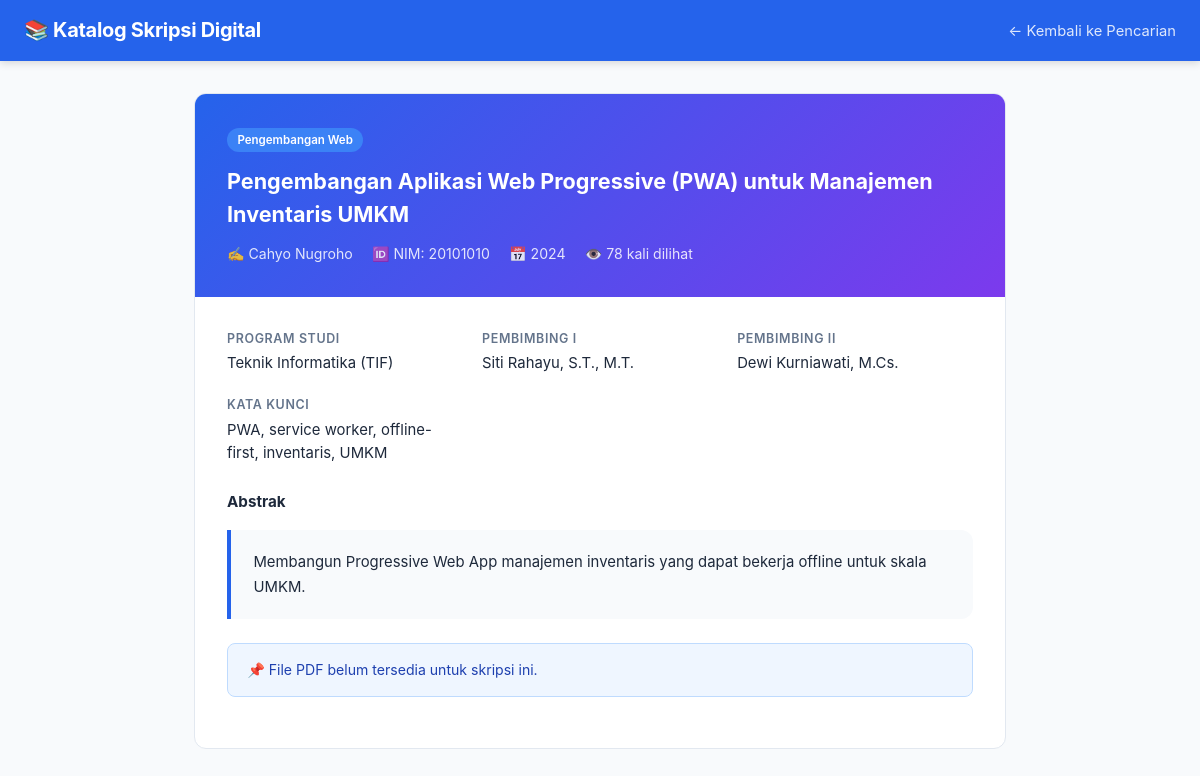
Screenshot of /detail.php?id=3 with the database file from the repository.
### tables this page shows
CREATE TABLE IF NOT EXISTS skripsi (
  id                INT UNSIGNED AUTO_INCREMENT PRIMARY KEY,
  nim               VARCHAR(20)  NOT NULL UNIQUE   COMMENT 'NIM unik—cegah duplikasi (Risiko 2)',
  nama_penulis      VARCHAR(150) NOT NULL,
  judul             VARCHAR(500) NOT NULL,
  judul_hash        CHAR(64) GENERATED ALWAYS AS (SHA2(LOWER(TRIM(judul)), 256)) STORED
                    COMMENT 'Hash untuk deteksi duplikasi judul (Risiko 2)',
  abstrak           TEXT,
  kata_kunci        VARCHAR(500) COMMENT 'Dipisah koma, di-index (Risiko 3)',
  tahun_lulus       YEAR        NOT NULL,
  program_studi_id  INT UNSIGNED NOT NULL,
  kategori_id       INT UNSIGNED,
  dosen_pembimbing1_id INT UNSIGNED,
  dosen_pembimbing2_id INT UNSIGNED,
  file_pdf          VARCHAR(255) COMMENT 'Path relatif file PDF',
  ukuran_file_kb    INT UNSIGNED COMMENT 'KB — maks 10240 (10MB) (Risiko 1)',
  status            ENUM('aktif','arsip','dihapus') DEFAULT 'aktif',
  view_count        INT UNSIGNED DEFAULT 0,
  created_at        TIMESTAMP DEFAULT CURRENT_TIMESTAMP,
  updated_at        TIMESTAMP DEFAULT CURRENT_TIMESTAMP ON UPDATE CURRENT_TIMESTAMP,

  CONSTRAINT fk_skripsi_prodi
    FOREIGN KEY (program_studi_id) REFERENCES program_studi(id) ON DELETE RESTRICT,
  CONSTRAINT fk_skripsi_kategori
    FOREIGN KEY (kategori_id) REFERENCES kategori(id) ON DELETE SET NULL,
  CONSTRAINT fk_skripsi_dosen1
    FOREIGN KEY (dosen_pembimbing1_id) REFERENCES dosen(id) ON DELETE SET NULL,
  CONSTRAINT fk_skripsi_dosen2
    FOREIGN KEY (dosen_pembimbing2_id) REFERENCES dosen(id) ON DELETE SET NULL
);

CREATE TABLE IF NOT EXISTS kategori (
  id          INT UNSIGNED AUTO_INCREMENT PRIMARY KEY,
  nama        VARCHAR(100) NOT NULL,
  slug        VARCHAR(120) NOT NULL UNIQUE,
  deskripsi   TEXT,
  warna_hex   VARCHAR(7) DEFAULT '#3B82F6' COMMENT 'Warna badge kategori',
  created_at  TIMESTAMP DEFAULT CURRENT_TIMESTAMP,
  updated_at  TIMESTAMP DEFAULT CURRENT_TIMESTAMP ON UPDATE CURRENT_TIMESTAMP
);

CREATE TABLE IF NOT EXISTS program_studi (
  id        INT UNSIGNED AUTO_INCREMENT PRIMARY KEY,
  kode      VARCHAR(20)  NOT NULL UNIQUE,
  nama      VARCHAR(100) NOT NULL,
  fakultas  VARCHAR(100),
  created_at TIMESTAMP DEFAULT CURRENT_TIMESTAMP
);

CREATE TABLE IF NOT EXISTS dosen (
  id          INT UNSIGNED AUTO_INCREMENT PRIMARY KEY,
  nip         VARCHAR(30) UNIQUE,
  nama        VARCHAR(150) NOT NULL,
  email       VARCHAR(100),
  created_at  TIMESTAMP DEFAULT CURRENT_TIMESTAMP
);

### includes/functions.php (called while the page is built, shortened)
<?php
function e(string $s): string {
    return htmlspecialchars($s, ENT_QUOTES | ENT_SUBSTITUTE, 'UTF-8');
}
function getSkripsiById(int $id): ?array {
    $db   = getDB();
    $stmt = $db->prepare(
        "SELECT s.*, p.nama AS prodi, p.kode AS kode_prodi,
                k.nama AS kategori, k.warna_hex,
                d1.nama AS pembimbing1, d2.nama AS pembimbing2
         FROM skripsi s
         LEFT JOIN program_studi p ON p.id = s.program_studi_id
         LEFT JOIN kategori      k ON k.id = s.kategori_id
         LEFT JOIN dosen        d1 ON d1.id = s.dosen_pembimbing1_id
         LEFT JOIN dosen        d2 ON d2.id = s.dosen_pembimbing2_id
         WHERE s.id = ? AND s.status = 'aktif' LIMIT 1"
    );
    $stmt->execute([$id]);
    return $stmt->fetch() ?: null;
}

### detail.php (the view, shortened to what this page needs)
<?php
require_once __DIR__ . '/includes/functions.php';
$id = (int)($_GET['id'] ?? 0);
$skripsi = getSkripsiById($id);
?>
<!DOCTYPE html>
<html lang="id">
<head>
<link rel="stylesheet" href="assets/css/style.css">
</head>
<body>
<nav class="navbar">
  <a class="navbar-brand" href="index.php">📚 <?= APP_NAME ?></a>
  <div class="nav-links">
    <a href="index.php">← Kembali ke Pencarian</a>
  </div>
</nav>
<div class="detail-container">
  <div class="detail-card">
    <div class="detail-header">
      <?php if ($skripsi['kategori']): ?>
      <span class="card-badge" style="background:<?= e($skripsi['warna_hex']) ?>;margin-bottom:.8rem;display:inline-block">
        <?= e($skripsi['kategori']) ?>
      </span>
      <?php endif ?>
      <h1><?= e($skripsi['judul']) ?></h1>
      <div style="display:flex;gap:1.2rem;flex-wrap:wrap;margin-top:.8rem;font-size:.88rem;opacity:.85">
        <span>✍️ <?= e($skripsi['nama_penulis']) ?></span>
        <span>🆔 NIM: <?= e($skripsi['nim']) ?></span>
        <span>📅 <?= $skripsi['tahun_lulus'] ?></span>
        <span>👁️ <?= number_format($skripsi['view_count']) ?> kali dilihat</span>
      </div>
    </div>
    <div class="detail-body">
      <div class="detail-grid">
        <div class="detail-field">
          <label>Program Studi</label>
          <p><?= e($skripsi['prodi'] . ' (' . $skripsi['kode_prodi'] . ')') ?></p>
        </div>
        <?php if ($skripsi['pembimbing1']): ?>
        <div class="detail-field">
          <label>Pembimbing I</label>
          <p><?= e($skripsi['pembimbing1']) ?></p>
        </div>
        <?php endif ?>
        <?php if ($skripsi['pembimbing2']): ?>
        <div class="detail-field">
          <label>Pembimbing II</label>
          <p><?= e($skripsi['pembimbing2']) ?></p>
        </div>
        <?php endif ?>
        <?php if ($skripsi['kata_kunci']): ?>
        <div class="detail-field">
          <label>Kata Kunci</label>
          <p><?= e($skripsi['kata_kunci']) ?></p>
        </div>
        <?php endif ?>
      </div>
      <?php if ($skripsi['abstrak']): ?>
      <h3 style="font-size:.95rem;margin-bottom:.5rem;font-weight:700">Abstrak</h3>
      <div class="abstrak-box"><?= nl2br(e($skripsi['abstrak'])) ?></div>
      <?php endif ?>
      <?php if ($skripsi['file_pdf']): ?>
      <div style="margin-top:2rem">
        <h3 style="font-size:.95rem;font-weight:700;margin-bottom:.8rem">📄 Preview Abstrak PDF</h3>
        <p style="font-size:.82rem;color:var(--text-muted);margin-bottom:.8rem">
          Menampilkan preview PDF langsung di browser tanpa perlu mengunduh.
        </p>
        <iframe class="pdf-viewer"
                src="viewer.php?id=<?= $id ?>"
                title="Preview PDF Skripsi">
        </iframe>
        <p style="font-size:.78rem;color:var(--text-muted);margin-top:.5rem">
          Ukuran file: <?= number_format($skripsi['ukuran_file_kb']) ?> KB
        </p>
      </div>
      <?php else: ?>
      <div class="alert alert-info" style="margin-top:1.5rem">
        📌 File PDF belum tersedia untuk skripsi ini.
      </div>
      <?php endif ?>
    </div>
  </div>
</div>
</body>
</html>

### assets/css/style.css (style rules this page uses)
:root { --primary: #2563EB; --primary-dark: #1D4ED8; --secondary: #64748B; --success: #10B981; --danger: #EF4444; --bg: #F8FAFC; --card-bg: #FFFFFF; --border: #E2E8F0; --text: #1E293B; --text-muted: #64748B; --radius: 12px; --shadow: 0 1px 3px rgba(0,0,0,.08), 0 4px 12px rgba(0,0,0,.06); }
*, *::before, *::after { box-sizing: border-box; margin: 0; padding: 0; }
html { scroll-behavior: smooth; }
body { font-family: 'Inter', system-ui, sans-serif; background: var(--bg); color: var(--text); line-height: 1.6; }
a { color: var(--primary); text-decoration: none; }
.navbar { background: var(--primary); padding: .9rem 1.5rem; display: flex; align-items: center; justify-content: space-between; position: sticky; top: 0; z-index: 100; box-shadow: 0 2px 8px rgba(0,0,0,.15); }
.navbar-brand { color: #fff; font-size: 1.25rem; font-weight: 700; letter-spacing: -.3px; }
.nav-links a { color: rgba(255,255,255,.85); margin-left: 1.2rem; font-size: .92rem; transition: color .2s; }
.card-badge { display: inline-block; font-size: .72rem; font-weight: 600; padding: .2rem .65rem; border-radius: 50px; color: #fff; margin-bottom: .2rem; }
.detail-container { max-width: 860px; margin: 2rem auto; padding: 0 1.5rem; }
.detail-card { background: var(--card-bg); border: 1px solid var(--border); border-radius: var(--radius); overflow: hidden; }
.detail-header { background: linear-gradient(135deg, var(--primary), #7C3AED); color: #fff; padding: 2rem; }
.detail-header h1 { font-size: 1.35rem; line-height: 1.5; margin-bottom: .8rem; }
.detail-body { padding: 2rem; }
.detail-grid { display: grid; grid-template-columns: repeat(auto-fill, minmax(200px, 1fr)); gap: 1.2rem; margin-bottom: 1.5rem; }
.detail-field label { font-size: .78rem; font-weight: 600; color: var(--text-muted); text-transform: uppercase; letter-spacing: .05em; display: block; margin-bottom: .2rem; }
.detail-field p { font-size: .93rem; color: var(--text); }
.abstrak-box { background: var(--bg); border-left: 4px solid var(--primary); padding: 1.2rem 1.4rem; border-radius: 0 var(--radius) var(--radius) 0; font-size: .93rem; line-height: 1.7; margin-top: 1rem; }
.alert { padding: .9rem 1.2rem; border-radius: 8px; font-size: .88rem; margin-bottom: 1.2rem; }
.alert-info { background: #EFF6FF; border: 1px solid #BFDBFE; color: #1E40AF; }

### rows the page displays
skripsi: kategori.nama "Pengembangan Web", judul "Pengembangan Aplikasi Web Progressive (PWA) untuk Manajemen Inventaris UMKM", nama_penulis "Cahyo Nugroho", nim "20101010", tahun_lulus "2024", view_count "78", program_studi.kode "Teknik Informatika (TIF)", dosen_pembimbing1.nama "Siti Rahayu, S.T., M.T.", dosen_pembimbing2.nama "Dewi Kurniawati, M.Cs.", kata_kunci "PWA, service worker, offline-first, inventaris, UMKM", abstrak "Membangun Progressive Web App manajemen inventaris yang dapat bekerja offline untuk skala UMKM."

### other values shown
APP_NAME "Katalog Skripsi Digital"
